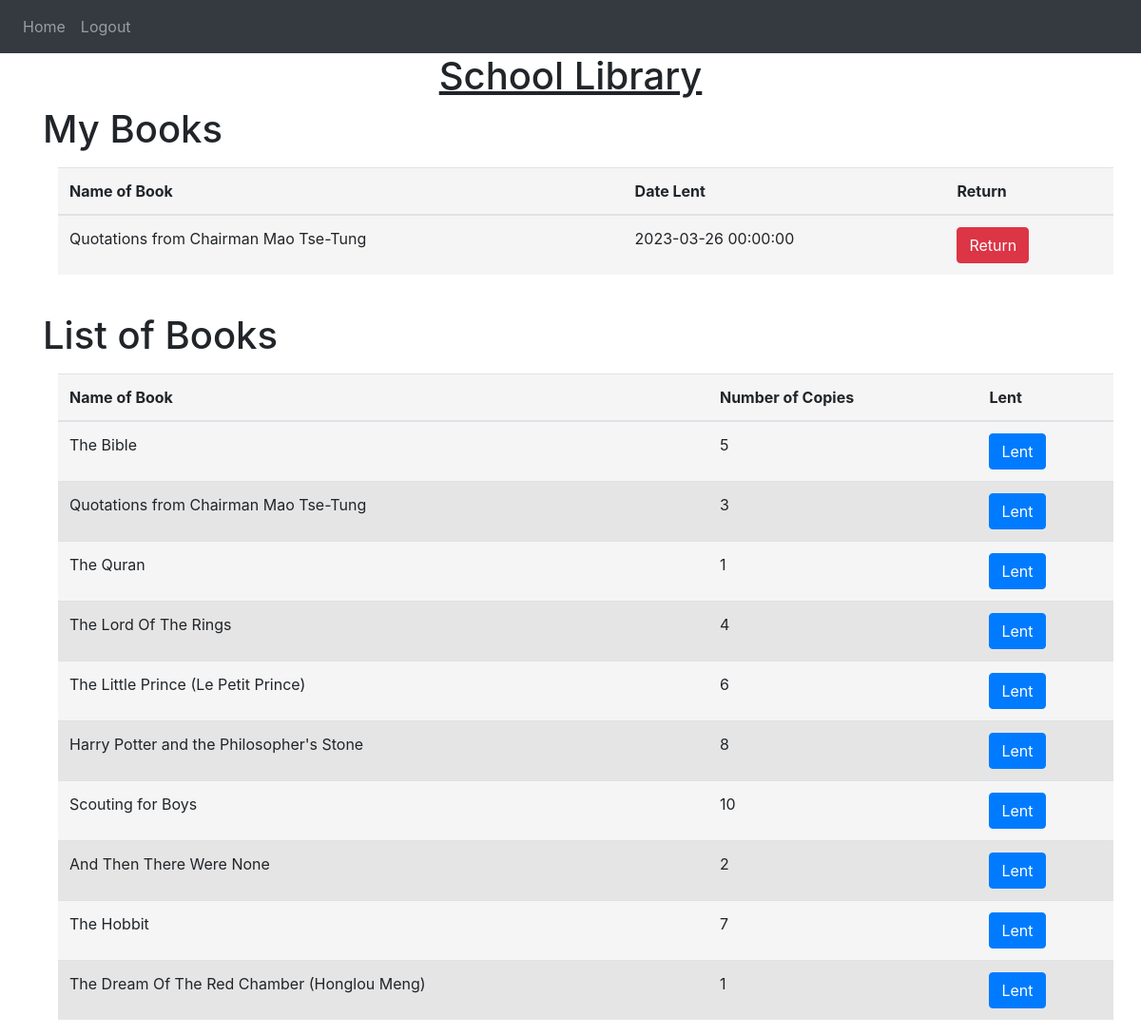
The app's page / (signed in) with its own data.
### Library_website/models.py (models this page shows)
class Book(db.Model):
    __tablename__ = 'books_table'
    id = db.Column(db.Integer, primary_key=True)
    name = db.Column(db.String(200))
    date_lent = db.Column(db.DateTime(timezone=True), default=func.now())
    num_of_copies = db.Column(db.Integer)
    user_id = db.Column(db.Integer, db.ForeignKey('user.id'))

### Library_website/views.py (the view)
@views.route('/', methods=['GET', 'POST'])  #Home page before the user adds/removes books from the list
@login_required
def home():
    return render_template("home.html", user=current_user, items=all_books)

### Library_website/templates/home.html (shortened to what this page needs)
{%extends "base.html" %} {% block title%}Home{% endblock%}
{% block content%}
<h1 align="center"> <u>School Library</u></h1>
<link rel="stylesheet" href="/static/styles.css">
<body>
  <div id="my_books">
    <h1>My Books</h1>
    <table class="table">
      <thead class="table__header">
        <th>Name of Book</th>
        <th>Date Lent</th>
        <th>Return</th>
    </thead>
    <tbody>
      <div id="items">
      {% for item in user.books %}
      <tr class="table__row" name="item" id="item">
        <td class="table__cell">{{ item.name }}</td>
        <td class="table__cell">{{ item.date_lent }}</td>
        <td class="table__cell"><form method="POST" ><button type="submit" class="btn btn-danger" onclick="returnBook('{{ item.id }}')">Return</button></form></td>
      </tr>
      {% endfor %}
    </div>
    </tbody>
    </table>
  </div>
  <br>
  <h1>List of Books</h1>
    <table class="table">
      <thead class="table__header">
          <th>Name of Book</th>
          <th>Number of Copies</th>
          <th>Lent</th>
      </thead>
      <tbody>
        <div id="items">
        {% for item in items %}
        {% if (user.books)|length >= 3 %}
        <tr class="table__row" name="item" id="item">
          <td class="table__cell" >{{ item.name }}</td>
          <td class="table__cell">{{ item.num_of_copies }}</td>
          <td class="table__cell"><button type="submit" disabled>Lent</button></td>
        {% else %}
          <tr class="table__row" name="item" id="item">
              <td class="table__cell" >{{ item.name }}</td>
              {% if item.num_of_copies == 0 %}
              <td class="table__cell">{{ item.num_of_copies }}</td>
              <td class="table__cell"><button type="submit" disabled>Lent</button></td>
              {% else %}
              <td class="table__cell">{{ item.num_of_copies }}</td>
              <td class="table__cell"><form method="POST" ><button type="submit" class="item-button btn btn-primary" onclick="addBook('{{ item.id }}')" >Lent</button></form></td>
              {% endif %}
            </tr>
          {% endif %}
          {% endfor %}
          </div>
      </tbody>
    </table>
</body>
{% endblock%}

### Library_website/static/styles.css (style rules this page uses)
.table { border-spacing: 0; margin: 1rem; background-color: #f5f5f5; }
.table__row:nth-child(even) { background-color: #e5e5e5; }
.table__header { text-align: left; }
.table__cell { padding: 8px; }

### records on screen
Book: name "Quotations from Chairman Mao Tse-Tung", date_lent "2023-03-26 00:00:00"

### other values on screen
{{ item.name }} "The Bible" "Quotations from Chairman Mao Tse-Tung" "The Quran" "The Lord Of The Rings" "The Little Prince (Le Petit Prince)" "Harry Potter and the Philosopher's Stone" "Scouting for Boys" "And Then There Were None" "The Hobbit" "The Dream Of The Red Chamber (Honglou Meng)"
{{ item.num_of_copies }} "5" "3" "1" "4" "6" "8" "10" "2" "7" "1"
